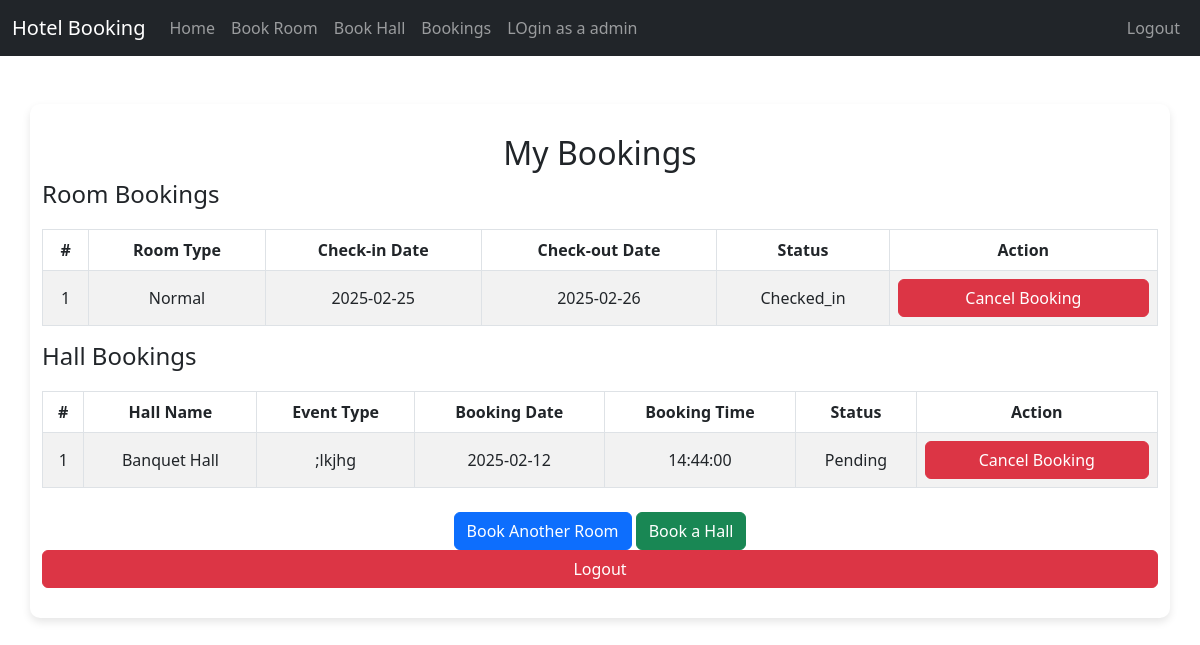
The page /bookings.php (signed in) on the database its author committed.
### tables this page shows
CREATE TABLE `bookings` (
  `id` int(11) NOT NULL,
  `user_id` int(11) NOT NULL,
  `room_type` enum('normal','delux','super_delux') NOT NULL,
  `check_in_date` date NOT NULL,
  `check_out_date` date NOT NULL,
  `status` enum('pending','checked_in','checked_out') DEFAULT 'pending',
  `name` varchar(100) NOT NULL,
  `mobile_number` varchar(15) NOT NULL,
  `address` text NOT NULL
);

CREATE TABLE `hall_bookings` (
  `id` int(11) NOT NULL,
  `user_id` int(11) NOT NULL,
  `hall_name` varchar(100) NOT NULL,
  `event_type` varchar(100) NOT NULL,
  `booking_date` date NOT NULL,
  `booking_time` time NOT NULL,
  `status` enum('pending','confirmed','cancelled') DEFAULT 'pending'
);

### bookings.php (the view, shortened to what this page needs)
<?php
require_once 'db.php';
$user_id = $_SESSION['user_id'];
$stmt = $pdo->prepare("SELECT * FROM bookings WHERE user_id = ?");
$stmt->execute([$user_id]);
$room_bookings = $stmt->fetchAll();
$stmt = $pdo->prepare("SELECT * FROM hall_bookings WHERE user_id = ?");
$stmt->execute([$user_id]);
$hall_bookings = $stmt->fetchAll();
?>
<!DOCTYPE html>
<html lang="en">
<head>
    <link href="https://cdn.jsdelivr.net/npm/bootstrap@5.3.0-alpha1/dist/css/bootstrap.min.css" rel="stylesheet">
</head>
<body>
    <?php include 'nav.php'; ?>
    <div class="container mt-5">
        <h2>My Bookings</h2>
        <h4>Room Bookings</h4>
        <?php if (empty($room_bookings)): ?>
            <div class="alert alert-info text-center">
                You have no room bookings yet.
            </div>
        <?php else: ?>
            <table class="table table-bordered table-striped">
                <thead>
                    <tr>
                        <th>#</th>
                        <th>Room Type</th>
                        <th>Check-in Date</th>
                        <th>Check-out Date</th>
                        <th>Status</th>
                        <th>Action</th>
                    </tr>
                </thead>
                <tbody>
                    <?php foreach ($room_bookings as $index => $booking): ?>
                        <tr>
                            <td><?= $index + 1 ?></td>
                            <td><?= ucfirst($booking['room_type']) ?></td>
                            <td><?= $booking['check_in_date'] ?></td>
                            <td><?= $booking['check_out_date'] ?></td>
                            <td><?= ucfirst($booking['status']) ?></td>
                            <td>
                                <button type="button" class="btn btn-danger" data-bs-toggle="modal" data-bs-target="#cancelModal<?= $booking['id'] ?>">Cancel Booking</button>
                            </td>
                        </tr>
                    <?php endforeach; ?>
                </tbody>
            </table>
        <?php endif; ?>
        <h4>Hall Bookings</h4>
        <?php if (empty($hall_bookings)): ?>
            <div class="alert alert-info text-center">
                You have no hall bookings yet.
            </div>
        <?php else: ?>
            <table class="table table-bordered table-striped">
                <thead>
                    <tr>
                        <th>#</th>
                        <th>Hall Name</th>
                        <th>Event Type</th>
                        <th>Booking Date</th>
                        <th>Booking Time</th>
                        <th>Status</th>
                        <th>Action</th>
                    </tr>
                </thead>
                <tbody>
                    <?php foreach ($hall_bookings as $index => $booking): ?>
                        <tr>
                            <td><?= $index + 1 ?></td>
                            <td><?= $booking['hall_name'] ?></td>
                            <td><?= $booking['event_type'] ?></td>
                            <td><?= $booking['booking_date'] ?></td>
                            <td><?= $booking['booking_time'] ?></td>
                            <td><?= ucfirst($booking['status'] ?? 'Pending') ?></td>
                            <td>
                                <button type="button" class="btn btn-danger" data-bs-toggle="modal" data-bs-target="#cancelModal<?= $booking['id'] ?>">Cancel Booking</button>
                            </td>
                        </tr>
                    <?php endforeach; ?>
                </tbody>
            </table>
        <?php endif; ?>
        <div class="text-center mt-4">
            <a href="book_room.php" class="btn btn-primary">Book Another Room</a>
            <a href="book_hall.php" class="btn btn-success">Book a Hall</a>
            <a href="logout.php" class="btn btn-danger">Logout</a>
        </div>
    </div>
</body>
</html>

### bookings.php (style rules this page uses)
body { background-color: #f8f9fa; font-family: 'Arial', sans-serif; }
.container { max-width: 1200px; margin-top: 50px; background: #ffffff; padding: 30px; border-radius: 10px; box-shadow: 0 4px 8px rgba(0, 0, 0, 0.1); }
h2 { color: #0d6efd; text-align: center; margin-bottom: 30px; }
h4 { color: #333; margin-top: 30px; }
.table { margin-top: 20px; }
.table th { background-color: #0d6efd; color: white; text-align: center; }
.table td { text-align: center; vertical-align: middle; }
.btn-danger { width: 100%; padding: 10px; font-size: 14px; border-radius: 5px; transition: background-color 0.3s ease; }

### rows shown on the page
bookings: room_type "Normal", check_in_date "2025-02-25", check_out_date "2025-02-26", status "Checked_in"
hall_bookings: hall_name "Banquet Hall", event_type ";lkjhg", booking_date "2025-02-12", booking_time "14:44:00", status "Pending"
